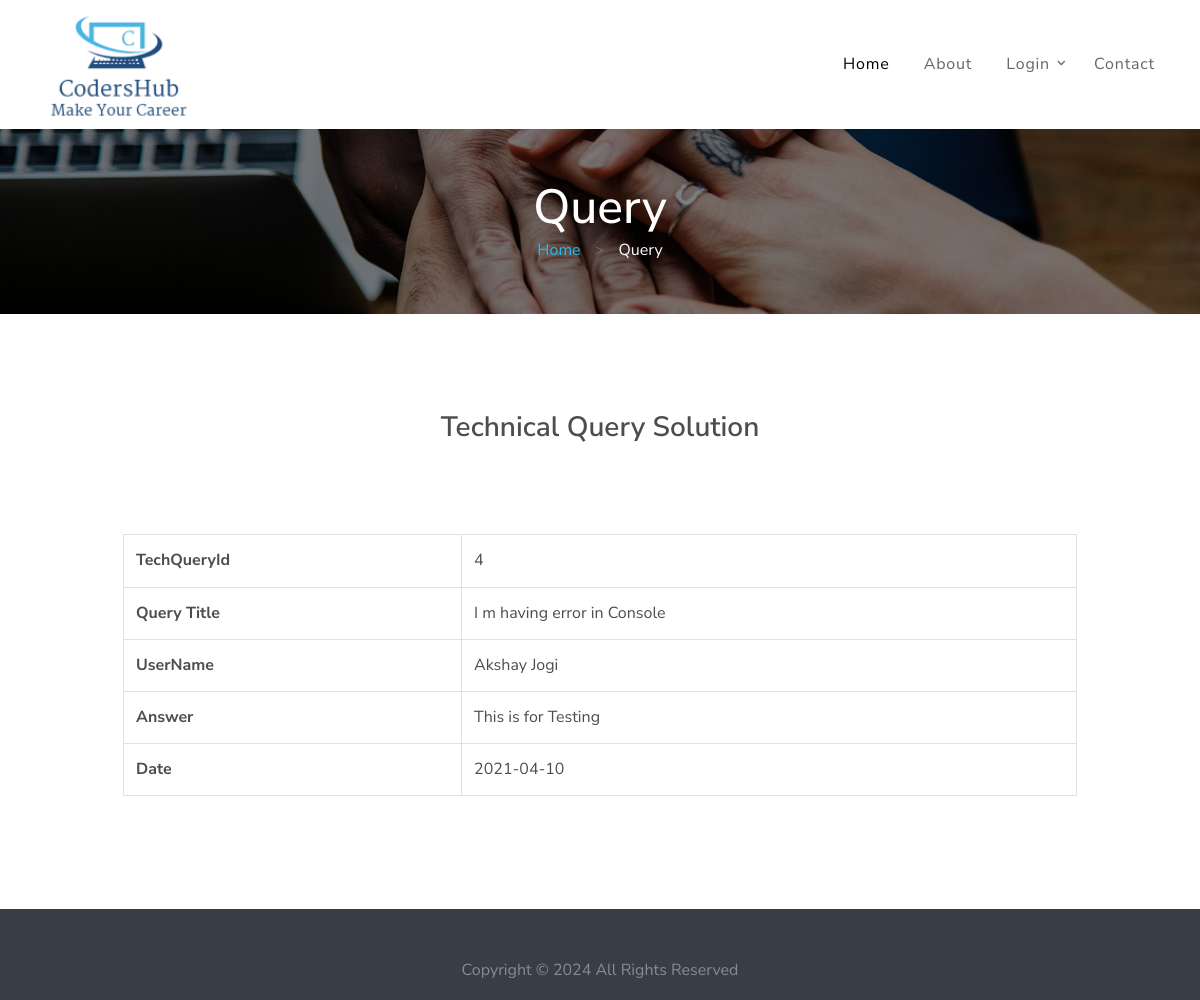
The page /user/view_answer_details.php?aid=4 on the database its author committed.
### tables this page shows
CREATE TABLE `table_answer` (
  `Id` int(12) NOT NULL,
  `Query_id` int(12) NOT NULL,
  `User_id` int(12) NOT NULL,
  `Answer` varchar(100) NOT NULL,
  `Date` date NOT NULL
);

CREATE TABLE `table_query` (
  `Id` int(12) NOT NULL,
  `Tech_id` int(50) NOT NULL,
  `Sub_id` int(50) NOT NULL,
  `Subject` varchar(100) NOT NULL,
  `Description` varchar(100) NOT NULL,
  `Image` varchar(100) NOT NULL,
  `Date` date NOT NULL
);

CREATE TABLE `user` (
  `User_id` int(100) NOT NULL,
  `Fname` varchar(100) NOT NULL,
  `Lname` varchar(100) NOT NULL,
  `Email` varchar(100) NOT NULL,
  `Gender` varchar(20) NOT NULL,
  `Dob` date NOT NULL,
  `Contact` bigint(10) NOT NULL,
  `Address` varchar(100) NOT NULL,
  `Password` varchar(50) NOT NULL,
  `Reg_date` date NOT NULL
);

### user/view_answer_details.php (the view, shortened to what this page needs)
<?php
$obj = new mysqli("localhost","root","","codershub");
$aid = $_GET["aid"];
$result=$obj->query("SELECT table_answer.*, user.Fname,user.Lname,user.Email,user.Contact, table_query.Subject FROM table_answer INNER JOIN user ON table_answer.User_id=user.User_id INNER JOIN table_query ON table_answer.Query_id = table_query.Id WHERE table_answer.Id='$aid' ");
?>
<!DOCTYPE html>
<html lang="en">
  <head>
    <link rel="stylesheet" href="fonts/icomoon/style.css">
    <link rel="stylesheet" href="css/bootstrap.min.css">
    <link rel="stylesheet" href="css/magnific-popup.css">
    <link rel="stylesheet" href="css/jquery-ui.css">
    <link rel="stylesheet" href="css/owl.carousel.min.css">
    <link rel="stylesheet" href="css/owl.theme.default.min.css">
    <link rel="stylesheet" href="css/bootstrap-datepicker.css">
    <link rel="stylesheet" href="css/animate.css">
    <link rel="stylesheet" href="fonts/flaticon/font/flaticon.css">
    <link rel="stylesheet" href="css/fl-bigmug-line.css">
    <link rel="stylesheet" href="css/aos.css">
    <link rel="stylesheet" href="css/style.css">
  </head>
  <body>
  <div class="site-wrap">
    <?php include 'common/header.php'; ?>
    <div class="unit-5 overlay" style="background-image: url('images/hero_bg_2.jpg');">
      <div class="container text-center">
        <h2 class="mb-0">Query</h2>
        <p class="mb-0 unit-6"><a href="user.php">Home</a> <span class="sep">></span> <span>Query</span></p>
      </div>
    </div>
      <div class="container">
        <div class="row">
          <div class="col-lg-2">
       </div>
          <div class="col-md-12 col-lg-8 mb-5">
               </div>
              </div>
                            <div class="col-lg-12">
                            <div class="p-5 bg-white">
                             <div class="col-md-12 mb-3 mb-md-0">
                              <h3 align="center" style="font-weight: 600">Technical Query Solution</h3>
                              <br/>
          <?php
     while ($row = $result->fetch_object())
       {
     ?>
  <table border="2" align="center" class="table table-bordered" style="border-color: black">
      <tr>
        <th>TechQueryId</th>
        <td><?php echo $row->Id;?></td>
      </tr>
      <tr>
        <th>Query Title</th>
        <td><?php echo $row->Subject;?></td>
      </tr>
       <tr>
        <th>UserName</th>
        <td><?php echo $row->Fname.' '.$row->Lname;?></td>
      </tr>
       <tr>
        <th>Answer</th>
        <td><?php echo $row->Answer;?></td>
      </tr>
      <tr>
        <th>Date</th>
        <td><?php echo $row->Date;?></td>
      </tr>
<br/>
<br/>
</table>
<?php
}
?>
      </div>
    </div>
</div>
          <div class="col-lg-4">
          </div>
        </div>
      </div>
    <?php include 'common/footer.php'; ?>
  </body>
</html>

### user/css/style.css (style rules this page uses)
body { line-height: 1.7; color: #4d4d4d; font-weight: 400; font-size: 1rem; font-family: "Roboto Mono", SFMono-Regular, Menlo, Monaco, Consolas, "Liberation Mono", "Courier New", monospace; font-family: "Nunito Sans", -apple-system, BlinkMacSystemFont, "Segoe UI", Roboto, "Helvetica Neue", Arial, sans-serif, "Apple Color Emoji", "Segoe UI Emoji", "Segoe UI Symbol", "Noto Color Emoji"; }
a { -webkit-transition: .3s all ease; -o-transition: .3s all ease; transition: .3s all ease; }
.site-wrap:before { -webkit-transition: .3s all ease-in-out; -o-transition: .3s all ease-in-out; transition: .3s all ease-in-out; background: rgba(0, 0, 0, 0.6); content: ""; position: absolute; z-index: 2000; top: 0; left: 0; right: 0; bottom: 0; opacity: 0; visibility: hidden; }
.unit-5 { padding-top: 50px; padding-bottom: 50px; background-size: cover; background-position: center center; }
.unit-5.overlay { position: relative; }
.unit-5.overlay:before { position: absolute; content: ""; left: 0; right: 0; bottom: 0; top: 0; z-index: 1; background: rgba(0, 0, 0, 0.5); }
.unit-5 > .container { z-index: 2; position: relative; }
.unit-5 h2 { color: #fff; font-size: 3rem; }
.unit-6 { color: #fff; }
.unit-6 .sep { color: rgba(255, 255, 255, 0.2); margin: 0 10px; }

### rows shown on the page
table_answer: Id "4", table_query.Subject "I m having error in Console", User.Fname "Akshay", User.Lname "Jogi", Answer "This is for Testing", Date "2021-04-10"
